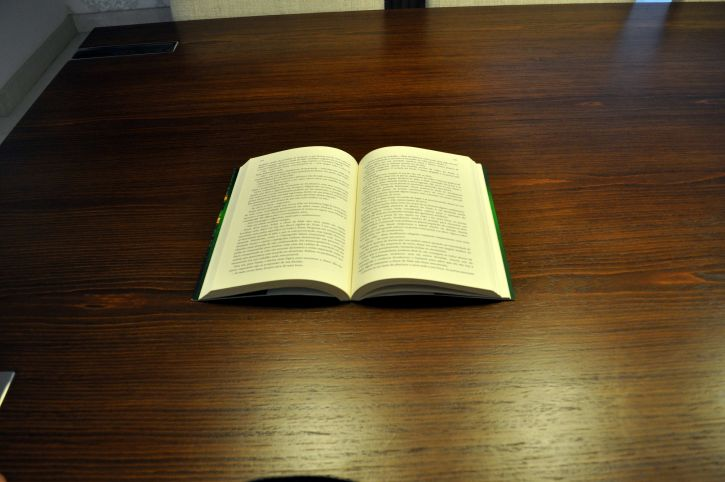
#> input picture app/book.jpg, 725 x 482 px, given in place of the camera
$ python calibration.py   (older library calls are emulated)
#> lines starting #> are read from the running program, lines starting #| are printed output that depends on the picture; after the words box and inside, x2 and y2 are one past the last pixel; in counts of white or black regions, pixels touching at a corner belong together
### app/computer_vision/camera_api.py

import cv2
import pickle
import threading
import math
import numpy as np
import os

dir_path = os.path.dirname(os.path.realpath(__file__))

class CameraObject(object):
    def __init__(self, camera_settings, SCREEN_WIDTH = 1920, SCREEN_HEIGHT = 1080):

        self.cap_index = camera_settings['camera_index']
        self.cap = cv2.VideoCapture(self.cap_index)
        self.camera_name = camera_settings["camera_name"]
        # self.background_image_path = camera_settings["background_subtract"]

        # load homography from the file
        self.homography = pickle.load(open(camera_settings['homography_file'], "rb" ))
        self.inv_homography = pickle.load(open(camera_settings['inv_homography_file'], "rb" ))

        # print(self.homography)
        # set the camera resolution according the right settings
        camera_width = camera_settings["desired_width"]
        camera_height = camera_settings["desired_height"]
        ret = self.cap.set(3,camera_width); # width
        ret = self.cap.set(4,camera_height); # height

        self.last_clicked_position = None

        # create the mask
        ret, frame = self.grab_image()
        self.mask = np.zeros((len(frame),len(frame[0])), dtype=np.uint8) # height, width
        corners = []
        corners.append(self.get_inv_transformed_point(0,0))
        corners.append(self.get_inv_transformed_point(SCREEN_WIDTH,0))
        corners.append(self.get_inv_transformed_point(SCREEN_WIDTH,SCREEN_HEIGHT))
        corners.append(self.get_inv_transformed_point(0,SCREEN_HEIGHT))
        cv2.fillConvexPoly(self.mask, np.array(corners, np.int32), 255)

        self.SCREEN_WIDTH = SCREEN_WIDTH
        self.SCREEN_HEIGHT = SCREEN_HEIGHT

        self.mask = self.mask.astype(np.uint8)


    # from camera coodinate system to table
    # [4 lines left out: function get_transformed_point, not called in this run]

    # from table coordinates to camera coordinates
    def get_inv_transformed_point(self, x, y):
        new_x = (self.inv_homography[0][0]*x + self.inv_homography[0][1]*y + self.inv_homography[0][2])/(self.inv_homography[2][0]*x + self.inv_homography[2][1]*y + self.inv_homography[2][2])
        new_y = (self.inv_homography[1][0]*x + self.inv_homography[1][1]*y + self.inv_homography[1][2])/(self.inv_homography[2][0]*x + self.inv_homography[2][1]*y + self.inv_homography[2][2])
        return (math.floor(new_x), math.floor(new_y))

    def grab_image(self):
        ret, img = self.cap.read()
        return (ret, img)

    def release(self):
        self.cap.release()

    # [98 lines left out: functions mouse_listener, get_cropped_polgon_region, get_masked_section, get_box_of_interest, not called in this run]

    def get_latest_position(self):
        return self.last_clicked_position

### app/calibration.py
import numpy as np
import cv2
import time
import math
import json
import os
from computer_vision.camera_api import *
import pickle
import time


'''
    Click the points in order from 0 to 3 as they appear in the webcam screen.
'''

dir_path = os.path.dirname(os.path.realpath(__file__))
with open(dir_path + "/config/settings.json", "r") as f:
#> (reads app/config/settings.json from the repository)
    json_settings = json.load(f)

# get the screen height and width
SCREEN_WIDTH = json_settings["screen_settings"]["width"]
SCREEN_HEIGHT = json_settings["screen_settings"]["height"]

capture_objects = json_settings["camera_settings"]
for camera_config_settings in capture_objects:
    capture_object = CameraObject(camera_config_settings)

    HOMOGRAPHY_POINT_COUNTER = 0
    points = []

    # will hold the mapping
    M = None

    window_title = "Calibrate: {}".format(capture_object.camera_name)

    def get_transformed_point(x, y, M):
        new_x = (M[0][0]*x + M[0][1]*y + M[0][2])/(M[2][0]*x + M[2][1]*y + M[2][2])
        new_y = (M[1][0]*x + M[1][1]*y + M[1][2])/(M[2][0]*x + M[2][1]*y + M[2][2])
        return (math.floor(new_x), math.floor(new_y))

    def mouse_listener(event, x, y, flags, param):
        global HOMOGRAPHY_POINT_COUNTER
        global M
        if event == cv2.EVENT_LBUTTONDOWN:
            points.append([x, y])
            cv2.circle(frame,(x,y),10,(0,255,0),-1)
            font = cv2.FONT_HERSHEY_SIMPLEX
            cv2.putText(frame,str(HOMOGRAPHY_POINT_COUNTER),(x,y), font, 2, (255,255,255),2,cv2.LINE_AA)
            cv2.imshow(window_title, frame)
            HOMOGRAPHY_POINT_COUNTER += 1
    def draw_text():
        global points
        counter = 0
        for point in points:
            x, y = point
            cv2.circle(frame,(x,y),10,(0,255,0),-1)
            font = cv2.FONT_HERSHEY_SIMPLEX
            cv2.putText(frame,str(counter),(x,y), font, 2, (255,255,255),2,cv2.LINE_AA)
            cv2.imshow(window_title, frame)
            counter += 1

    # create the windows
    cv2.namedWindow(window_title)
    cv2.setMouseCallback(window_title, mouse_listener)

    ret, frame = capture_object.grab_image()
    cv2.imshow(window_title, frame)

    # variables defined for the mapping later
    w_size = int(SCREEN_WIDTH/4)
    h_size = int(SCREEN_HEIGHT/4)

    current_time = time.time()

    # HOMOGRAPHY CALIBRATION
    while M is None:

        k = cv2.waitKey(1) & 0xFF
        if time.time() - current_time > 0.25:
            current_time = time.time()
            ret, frame = capture_object.grab_image()
            draw_text()
            cv2.imshow(window_title, frame)
        # take picture and restart calibration
        if k == ord("f"):
            print("Taking picture and starting over.")
            ret, frame = capture_object.grab_image()
            cv2.imshow(window_title, frame)
            HOMOGRAPHY_POINT_COUNTER = 0
            points = []

        # q means quit
        elif k == ord("q"):
            break

        # when all points are found
        if HOMOGRAPHY_POINT_COUNTER == 4:

            # do the transformation
            pts1 = np.float32(points)
            pts2 = np.float32([
                [(SCREEN_WIDTH/2.0)-w_size,(SCREEN_HEIGHT/2.0)-h_size],
                [(SCREEN_WIDTH/2.0)+w_size,(SCREEN_HEIGHT/2.0)-h_size],
                [(SCREEN_WIDTH/2.0)-w_size,(SCREEN_HEIGHT/2.0)+h_size],
                [(SCREEN_WIDTH/2.0)+w_size,(SCREEN_HEIGHT/2.0)+h_size]])

            M = cv2.getPerspectiveTransform(pts1,pts2)
            M_inv = cv2.getPerspectiveTransform(pts2,pts1)
            camera_name = camera_config_settings["camera_name"]
            # filename = json_settings["camera_settings"]["homography_file"]
            filename = "config/" + camera_name + "/homography.p"
            # inv_filename = json_settings["camera_settings"]["inv_homography_file"]
            inv_filename = "config/" + camera_name + "/inv_homography.p"
            pickle.dump(M, open(filename, "wb"))
            pickle.dump(M_inv, open(inv_filename, "wb"))
            print("Saving {} and {} and exiting.".format(filename, inv_filename))

    # When everything done, release everything
    capture_object.release()
    cv2.destroyAllWindows()
#> this loop made 1 pass; (reads app/homography.p from the repository)
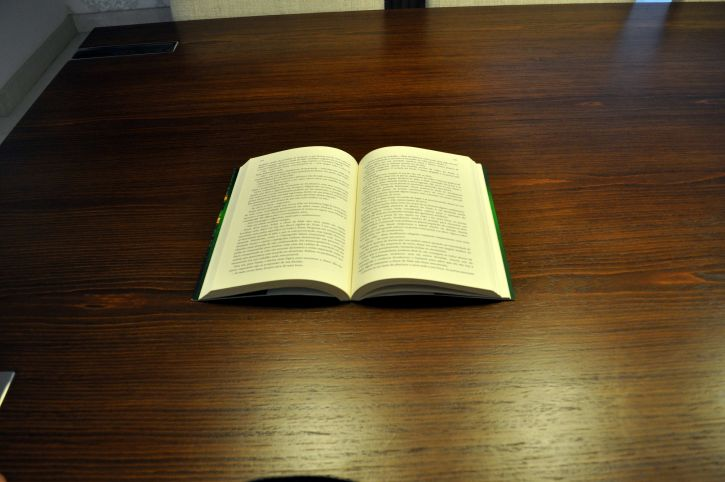
#> input picture app/book.jpg, 725 x 482 px, given in place of the camera
#> pass 1, in __init__, `self.mask = self.mask.astype(np.uint8)`:
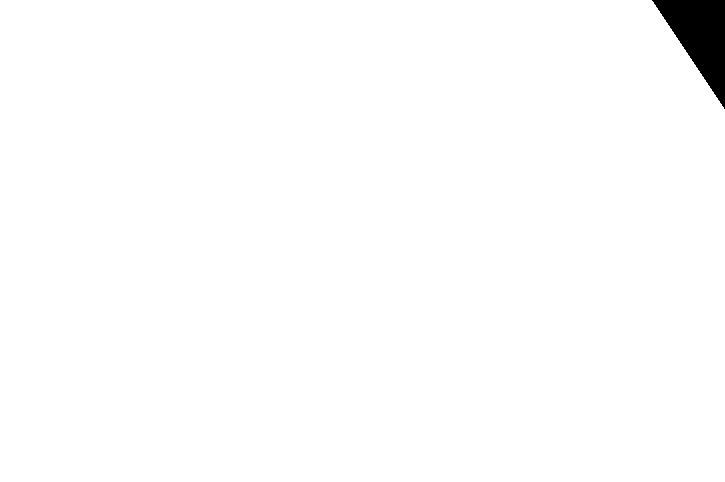
#> self.mask: shape (482, 725); 98.9% white; 1 black region, box (x1, y1, x2, y2) and area: (652, 0, 725, 109) 3997
#> frame is the input picture: shape (482, 725, 3); mean B, G, R 46.8, 75.2, 92.9


print("Cool man, you finished calibration :)")
